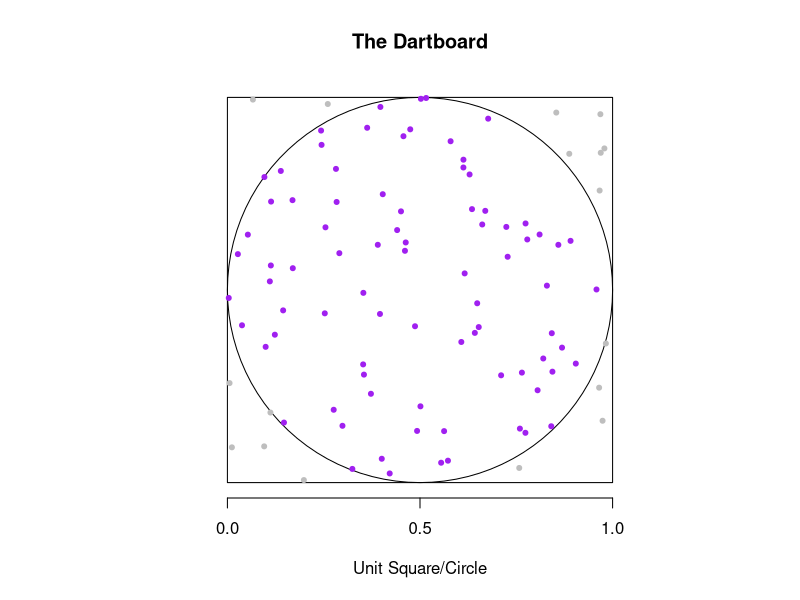
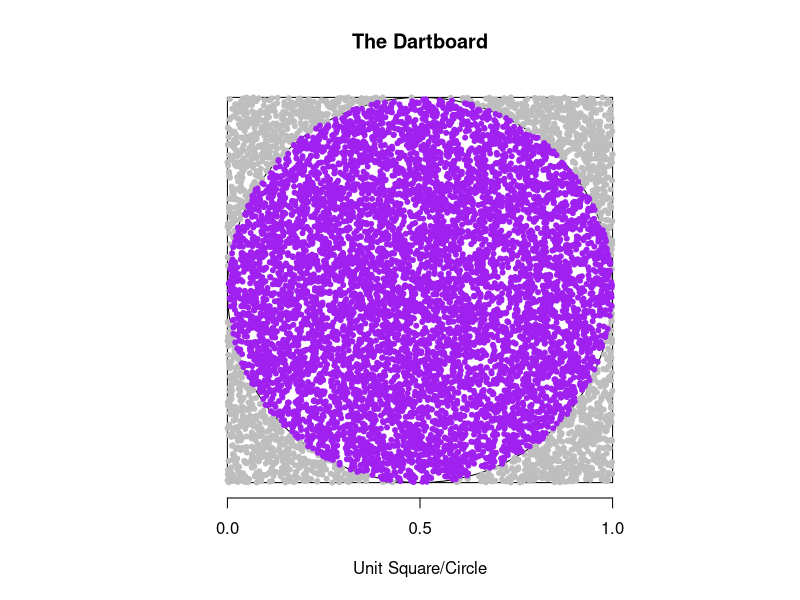
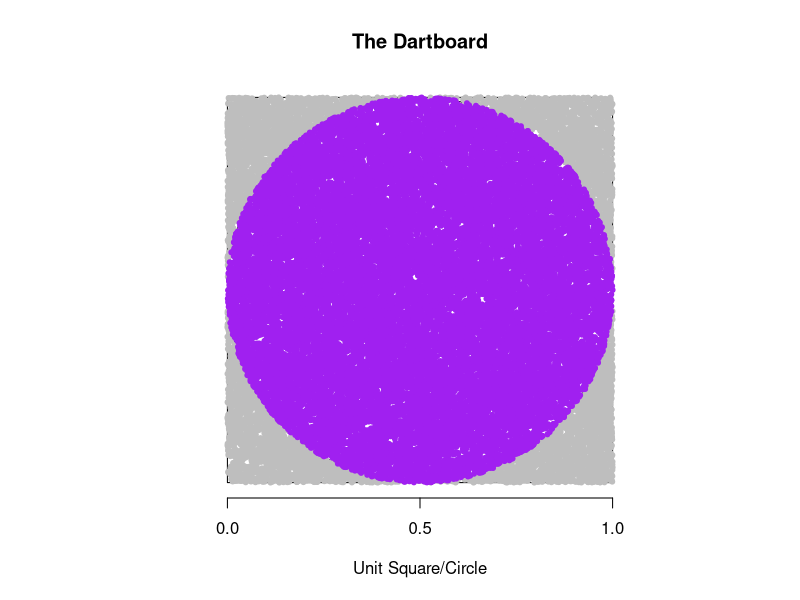
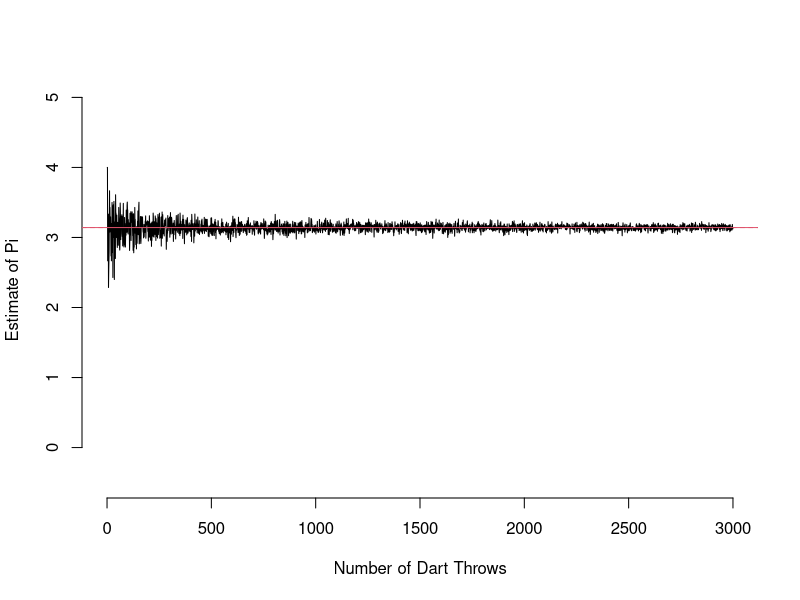
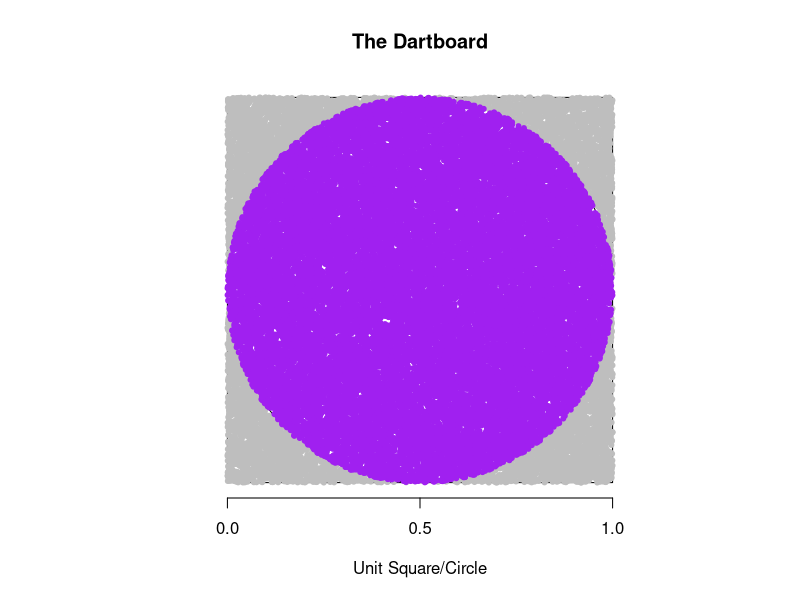

Generate these figures, in order, with R:
## ---- chunk 1
knitr::opts_chunk$set(echo = FALSE)
## ---- chunk 2
pi
## ---- chunk 3
# Import necessary libraries
library(knitr)
library(grid)    
library(plotrix) 

# Define helper functions
is_in_circle <- function(x,y) {
  sqrt((x-0.5)^2 + (y-0.5)^2) <= 0.5
}
estimate_pi <- function() {
  4*length(darts[darts])/num_attempts
}
throw_darts <- function(n) {
  num_attempts <<- n  
  dart_positions <<- matrix(runif(2*num_attempts), ncol=2) 
  darts <<- is_in_circle(dart_positions[,1], dart_positions[,2]) 
}
plot_darts <- function() {
  plot(c(0, 1), c(0,1), type = "n", asp = 1, main="The Dartboard",xlab='Unit Square/Circle',ylab='',yaxt='n',frame.plot = FALSE)
  rect(0,0,1,1,border='black')
  draw.circle(0.5,0.5,0.5,border='black')
  points(dart_positions[!darts,1], dart_positions[!darts,2], col='grey', pch=20) 
  points(dart_positions[darts,1], dart_positions[darts,2], col='purple', pch=20)  
}
calculate_pi <- function(n) {
  throw_darts(n)
  estimate_pi()
}
## ---- chunk 4
throw_darts(100)
plot_darts()
paste0("Pi Estimate: ", estimate_pi())
## ---- chunk 5
throw_darts(10000)
plot_darts()
paste0("Pi Estimate: ", estimate_pi())
## ---- chunk 6
throw_darts(30000)
plot_darts()
paste0("Pi Estimate: ", estimate_pi())
## ---- chunk 7
pi/4
## ---- chunk 8
plot(c(0,3000),c(-0.5,5), type = "n", main=NULL, xlab='Number of Dart Throws', 
     ylab='Estimate of Pi', frame.plot = FALSE)
abline(h=pi,col=2,lty=2)
lines(sapply(1:3000,calculate_pi))
abline(h=pi,col=2,lty=1)
## ---- chunk 9
throw_darts(31416); plot_darts(); estimate_pi()
